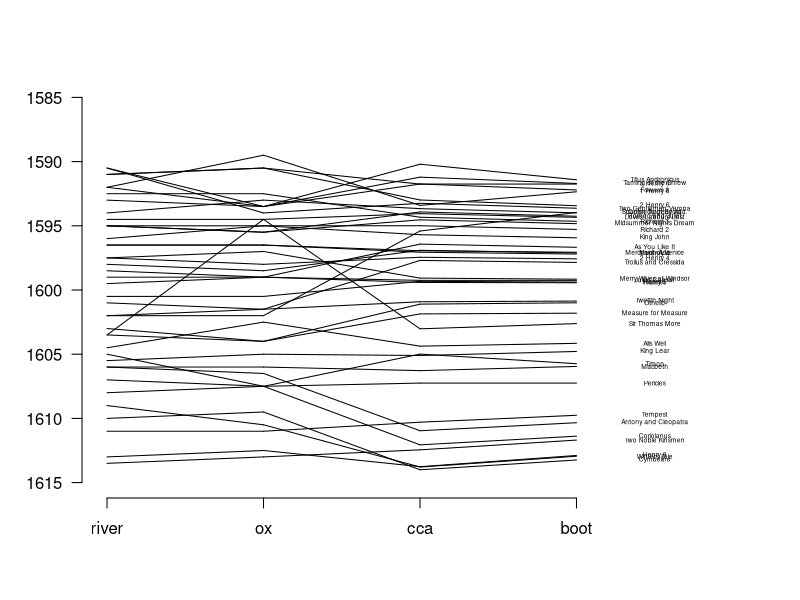

Source code (R): (Note: this script raises an error after producing the figure.)

dates = read.csv('dates.csv')
head(dates)
dates = dates[,c(1,2,4)]

data = read.csv('cca_bootstrap_confidence_intervals_march2014.csv')
head(data)
names(data)[1]='abbrv'

merged = merge(data,dates)

merged$abbrv
tar = read.csv('Tarlinskaja_PCA_date_predictions.csv')
head(tar)


x = merge(tar,merged)

names(x)

plot(rep(1,41),x$riverside,xlim=c(0,4),ylim=c(1615,1585),type='n',axes=F,xlab='',ylab='')
segments(rep(0,41),x$oxford,rep(1,41),x$riverside)
segments(rep(1,41),x$riverside,rep(2,41),x$cca_prediction)
segments(rep(2,41),x$cca_prediction,rep(3,41),x$mean_cca)
axis(1,at =0:3,labels=c('river','ox','cca','boot'))
axis(2,las=1)
text(rep(3.5,41),x$mean_cca,labels=x$Title,cex=.4)



write.csv(x,'d3_figures/parallel/date_data.csv',row.names=F)
